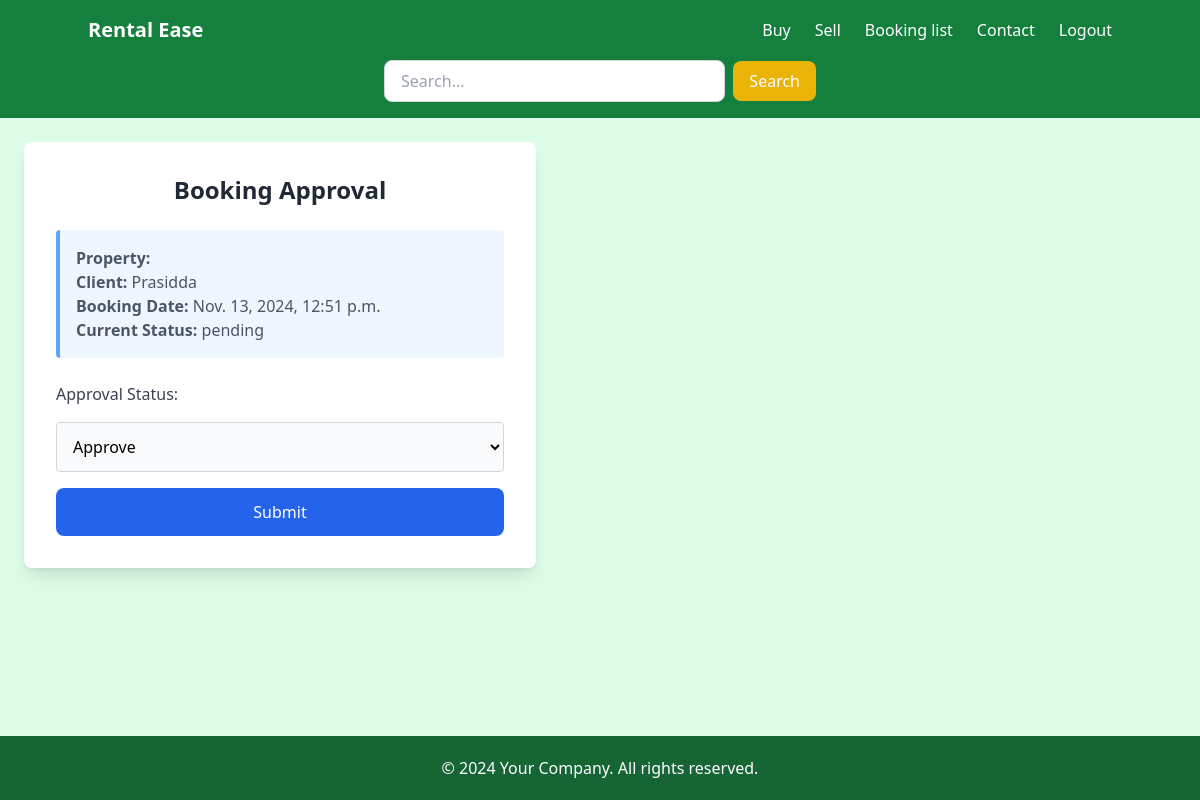
Screenshot of /bookings/3/approve/ (signed in) with the database file from the repository.
### app/models.py (models this page shows, shortened)
class Booking(models.Model):
    property = models.ForeignKey(Property, on_delete=models.CASCADE, related_name='bookings')
    client = models.ForeignKey(User, on_delete=models.CASCADE)
    booking_date = models.DateTimeField(auto_now_add=True)
    is_booked = models.BooleanField(default=False)
    approval_status = models.CharField(    # Added approval_status for booking requests
        max_length=10,
        choices=[('approved', 'Approved'), ('rejected', 'Rejected'), ('pending', 'Pending')],
        default='pending'
    )

### app/views.py (the view, shortened to what this page needs)
# urls.py: path('bookings/<int:id>/approve/', approve_booking, name='approve_booking'),
@login_required
def approve_booking(request, id):
    booking = get_object_or_404(Booking, id=id)
    property = booking.property
    if property.is_booked:
        messages.error(request, "This property is already booked.")
        return redirect('/property')
    return render(request, 'booking_approve.html', {'booking': booking})

### app/templates/booking_approve.html (shortened to what this page needs)
{% extends 'navbar_footer.html' %}
{% block content%}
<body class="bg-gray-100 font-sans min-h-screen flex items-center justify-center">
    <div class="bg-white shadow-lg rounded-lg p-8 max-w-lg w-full">
        <h1 class="text-2xl font-semibold text-gray-800 text-center mb-6">Booking Approval</h1>
        <div class="bg-blue-50 border-l-4 border-blue-400 p-4 rounded mb-6">
            <p class="text-gray-600"><strong>Property:</strong> {{ booking.property.name }}</p>
            <p class="text-gray-600"><strong>Client:</strong> {{ booking.client.username }}</p>
            <p class="text-gray-600"><strong>Booking Date:</strong> {{ booking.booking_date }}</p>
            <p class="text-gray-600"><strong>Current Status:</strong> {{ booking.approval_status }}</p>
        </div>
        <form method="post" class="space-y-4">
            <label for="status" class="block text-gray-700 font-medium">Approval Status:</label>
            <select name="status" id="status" required
                    class="block w-full p-3 bg-gray-50 border border-gray-300 rounded focus:outline-none focus:ring-2 focus:ring-blue-400">
                <option value="approved">Approve</option>
            </select>
            <button type="submit" class="w-full bg-blue-600 text-white py-3 rounded-lg hover:bg-blue-700 transition duration-300 font-medium">
                Submit
            </button>
        </form>
    </div>
</body>
{% endblock %}

### rows the page displays
Booking: client.username "Prasidda", booking_date "Nov. 13, 2024, 12:51 p.m.", approval_status "pending"
